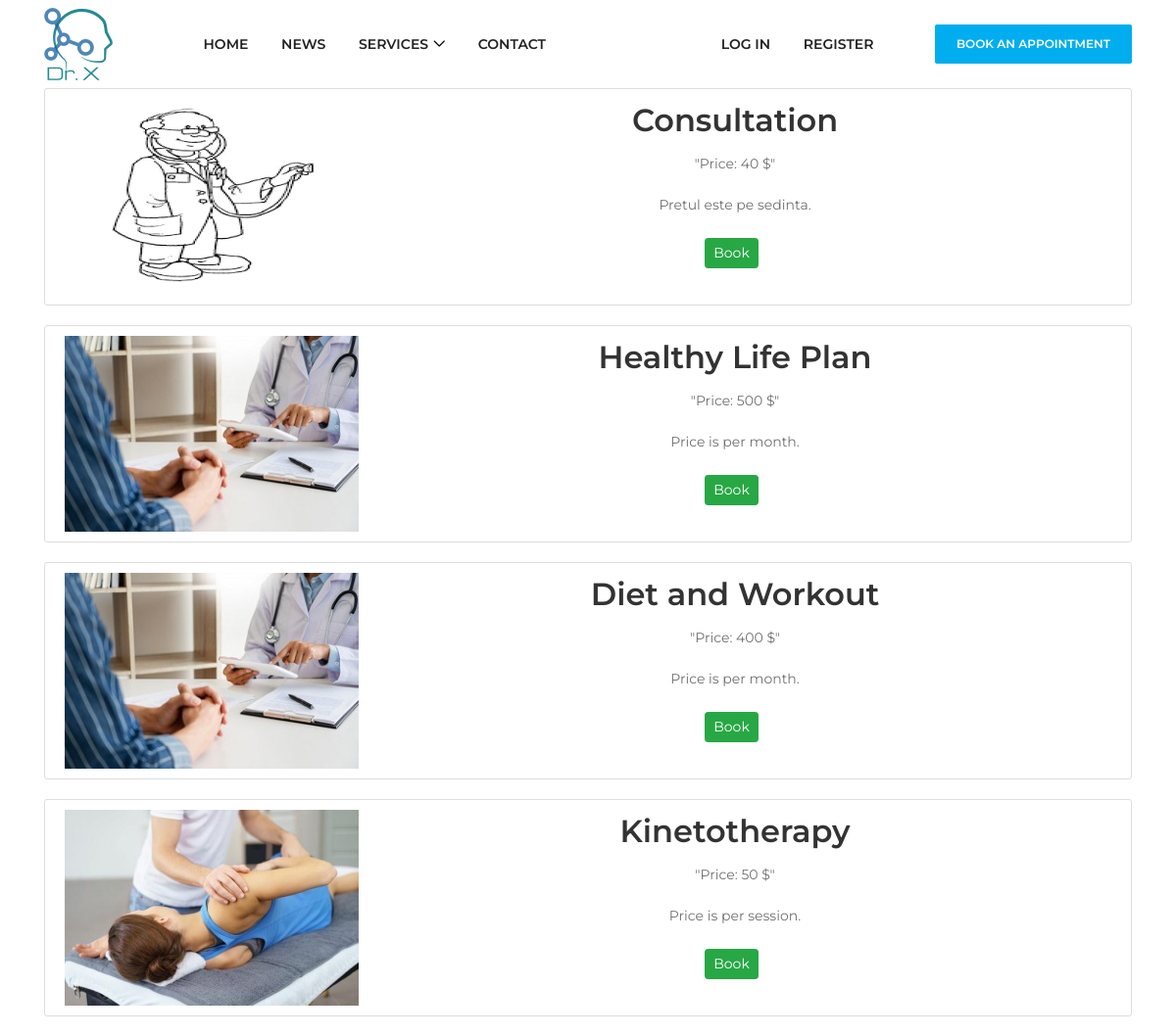
Page /services/ on the committed database.
### blog/models.py (models this page shows, shortened)
class Service(models.Model):
    title = models.CharField(max_length=100)
    price = models.IntegerField()
    content = models.TextField()
    image = models.ImageField(default='consultation.jpg', upload_to='service_pics')

### blog/views.py (the view, shortened to what this page needs)
# urls.py: path('services/', ServiceListView.as_view(), name='services'),
class ServiceListView(ListView):
    model = Service
    template_name = 'blog/services.html'
    context_object_name = 'services'
    ordering = ['-pk']
    paginate_by = 10

### blog/templates/blog/services.html (shortened to what this page needs)
{% extends "blog/base.html" %}
{% load static %}
{% block content %}
    {% for service in services %}
    <article class="media content-section">
      <div>
        <img src="{{service.image.url}}">
      </div>
      <div class="media-body">
          {% if user.is_superuser %}
            <h2 style="text-align: center;"><a class="article-title" href="{% url 'service-detail' service.id %}">{{ service.title }}</a></h2>
          {% else %}
            <h2 style="text-align: center;"><a class="article-title" >{{ service.title }}</a></h2>
          {% endif %}
        <p class="article-content" style="text-align: center;">"Price: {{ service.price }} $"</p>
        <p class="article-content" style="text-align: center;">{{ service.content }}</p>
          <a class="btn btn-success btn-sm mt-1 mb-1" style="margin-left: 46%;" href="{% url 'book' %} ">Book</a>
      </div>
    </article>
    {% endfor %}
{% endblock content %}

### blog/static/blog/main.css (style rules this page uses)
body { background: #fafafa; color: #aaaaaa; margin-top: 5rem; }
h1, h2, h3, h4, h5, h6 { color: #444444; }
.content-section { background: #ffffff; padding: 10px 20px; border: 1px solid #dddddd; border-radius: 3px; margin-bottom: 20px; }
.article-title { color: #444444; }
.article-content { white-space: pre-line; }

### static/blog/css/style.css (style rules this page uses)
* { margin: 0; padding: 0; }
body { font-family: "Montserrat", sans-serif; font-weight: 400; font-size: 14px; }
h1, h2, h3, h4, h5, h6 { font-family: "Montserrat", sans-serif; color: #333333; line-height: 1.4; font-weight: 600; }
a, a:active, a:focus, a:hover { color: #333333; text-decoration: none; -webkit-transition-duration: 500ms; -o-transition-duration: 500ms; transition-duration: 500ms; outline: none; }
p { line-height: 1.9; color: #707070; font-size: 14px; font-weight: 400; }
img { max-width: 100%; height: auto; }

### static/blog/css/default-assets/classy-nav.css (style rules this page uses)
body { font-family: "Roboto", sans-serif; }
img { height: auto; max-width: 100%; }

### rows in the picture
Service: image (picture), title "Consultation", price "40", content "Pretul este pe sedinta."
Service: image (picture), title "Healthy Life Plan", price "500", content "Price is per month."
Service: image (picture), title "Diet and Workout", price "400", content "Price is per month."
Service: image (picture), title "Kinetotherapy", price "50", content "Price is per session."
